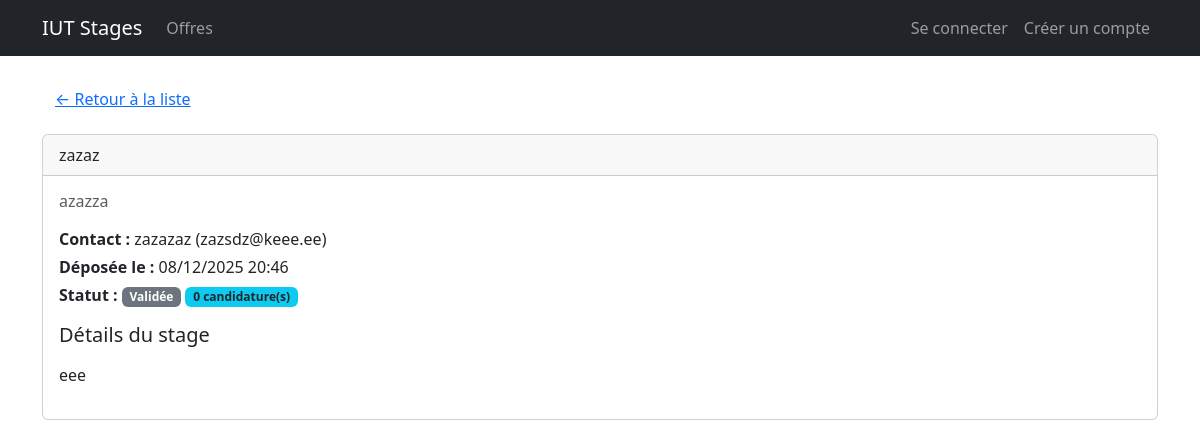
The app's page /12/ with its own data.
### offers/models.py (models this page shows, shortened)
class InternshipOffer(models.Model):
    STATUS_CHOICES = [
        ('pending', 'En attente de validation'),
        ('validated', 'Validée'),
        ('rejected', 'Refusée'),
        ('closed', 'Clôturée'),
    ]
    title = models.CharField(max_length=255)
    organization = models.CharField(max_length=255)
    contact_name = models.CharField(max_length=255)
    contact_email = models.EmailField()
    details = models.TextField()
    status = models.CharField(
        max_length=10,
        choices=STATUS_CHOICES,
        default='pending',
    )
    submission_date = models.DateTimeField(default=timezone.now)
    @property
    def applications_count(self) -> int:
        return self.applications.count()
    @property
    def is_open_for_applications(self) -> bool:
        return self.status == 'validated' and self.applications_count < 5

### offers/views.py (the view)
# urls.py: path('<int:pk>/', views.offer_detail, name='offer_detail'),
def offer_detail(request, pk):
    offer = get_object_or_404(InternshipOffer, pk=pk)
    visible_statuses = ['validated', 'closed']
    is_staff = request.user.is_authenticated and request.user.is_staff
    if offer.status not in visible_statuses and not is_staff:
        raise Http404("Cette offre n'est pas disponible.")
    is_student = request.user.is_authenticated and not request.user.is_staff
    can_apply = offer.is_open_for_applications and is_student
    context = {
        "offer": offer,
        "applications_count": offer.applications_count,
        "can_apply": can_apply,
    }
    return render(request, "offers/offer_detail.html", context)

### offers/templates/offers/offer_detail.html (shortened to what this page needs)
{% extends "base.html" %}
{% block content %}
<div class="mb-3">
  <a href="{% url 'offers:offer_list' %}" class="btn btn-link">&larr; Retour à la liste</a>
</div>
<div class="card">
  <div class="card-header">
      {{ offer.title }}
  </div>
  <div class="card-body">
    <h2 class="h6 text-muted mb-3">{{ offer.organization }}</h2>
    <p class="mb-1"><strong>Contact :</strong> {{ offer.contact_name }} ({{ offer.contact_email }})</p>
    <p class="mb-1"><strong>Déposée le :</strong> {{ offer.submission_date|date:"d/m/Y H:i" }}</p>
    <p class="mb-3">
      <strong>Statut :</strong>
      <span class="badge bg-secondary">{{ offer.get_status_display }}</span>
      <span class="badge bg-info text-dark">{{ applications_count }} candidature(s)</span>
    </p>
    <h5>Détails du stage</h5>
    <p>{{ offer.details|linebreaks }}</p>
  </div>
</div>
{% endblock %}

### records on screen
InternshipOffer: title "zazaz", organization "azazza", contact_name "zazazaz", contact_email "zazsdz@keee.ee", submission_date "08/12/2025 20:46", status "Validée", details "eee"

### other values on screen
{{ applications_count }} "0"
